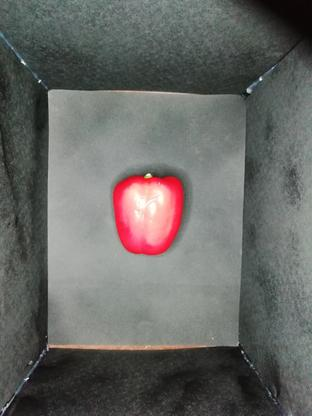
#> input picture images/BellPepper_resized/healthy_1.jpg, 312 x 416 px; its folder holds only this picture in this run
$ python test.py
#> lines starting #> are read from the running program, lines starting #| are printed output that depends on the picture
import numpy as np
import matplotlib.pyplot as plt
from scipy.fft import fft2, fftshift
from scipy.ndimage import sobel
import imageio.v2 as imageio
import os
import csv

# Function to compute and return FFT spectrum
def compute_fft_spectrum(image_path):
    # Load the image
#> called with image_path = 'images/BellPepper_resized/healthy_1.jpg'
    Bichoo_RGB = imageio.imread(image_path)
#> Bichoo_RGB is the input picture: shape (416, 312, 3); mean R, G, B 103, 102.8, 100
    M, N, _ = Bichoo_RGB.shape
#> M = 416; N = 312

    # Extract RGB channels and convert to double
    R_i = Bichoo_RGB[:, :, 0].astype(np.float64)
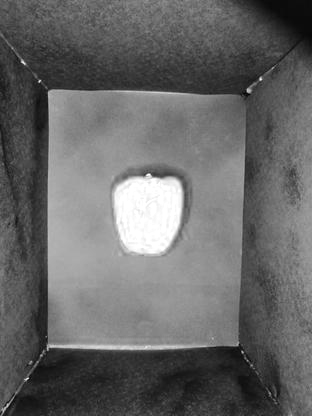
#> R_i: shape (416, 312) float64; min 0, max 255, mean 103
    G_j = Bichoo_RGB[:, :, 1].astype(np.float64)
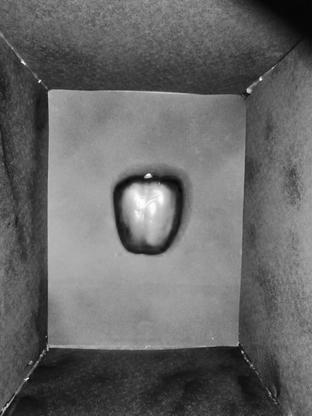
#> G_j: shape (416, 312) float64; min 0, max 255, mean 102.8
    B_k = Bichoo_RGB[:, :, 2].astype(np.float64)

    # Compute FT(R*i)
    haproof = fft2(R_i)
    z = 1j  # imaginary unit
    hctemp = B_k * z
    hdtemp = G_j
    sumgb = hdtemp + hctemp

    # Compute FT(G + B*i)
    hbproof = fft2(sumgb)
    hbtemp = hbproof * z

    # Combine FT results
    QFT = haproof + hbtemp
    cQFT = fftshift(QFT)
    pQFT = np.abs(cQFT)

    return pQFT

# Function to compute statistics
def compute_statistics(spectrum):
    max_val = np.max(spectrum)
#> max_val = 13354475.2
    min_val = np.min(spectrum)
#> min_val = 2.85
    std_val = np.std(spectrum)
#> std_val = 41162.5
    return max_val, min_val, std_val

# Function to extract label from file name
def extract_label_from_filename(filename):
    if 'healthy' in filename:
        return 'healthy'
    elif 'overripe' in filename:
        return 'overripe'
    elif 'rotten' in filename:
        return 'rotten'
    else:
        return 'unknown'

# Process multiple images
image_folder = 'images/BellPepper_resized'
image_files = [os.path.join(image_folder, f) for f in os.listdir(image_folder) if f.endswith('.jpg')]

statistics_list = []
labels = []

for image_file in image_files:
    spectrum = compute_fft_spectrum(image_file)
    stats = compute_statistics(spectrum)
#> stats = (13354475.2, 2.85, 41162.5)
    statistics_list.append(stats)
    label = extract_label_from_filename(os.path.basename(image_file))
    labels.append(label)

# Save statistics to a single CSV
output_file = 'output/spectrum_statistics.csv'
os.makedirs('output', exist_ok=True)

with open(output_file, 'w', newline='') as csvfile:
    csvwriter = csv.writer(csvfile)
    csvwriter.writerow(['Image Index', 'Max Value', 'Min Value', 'Standard Deviation', 'Label'])
    for idx, (stats, label) in enumerate(zip(statistics_list, labels), start=1):
        max_val, min_val, std_val = stats
        csvwriter.writerow([idx, max_val, min_val, std_val, label])
#> this loop made 1 pass
#> (idx, label, max_val, min_val, std_val) on pass 1: (1, 'healthy', 13354475.2, 2.85, 41162.5)

print('Exportación de estadísticas a un único archivo CSV completada.')

$ run again, on images/BellPepper_resized/healthy_14.jpg
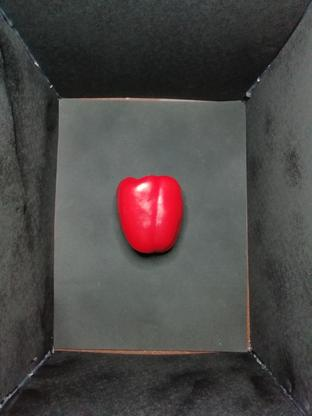
#> input picture images/BellPepper_resized/healthy_14.jpg, 312 x 416 px
#> in compute_fft_spectrum, Bichoo_RGB is the input picture: shape (416, 312, 3); mean R, G, B 75.9, 71.6, 70.3
#> in compute_fft_spectrum, `R_i = Bichoo_RGB[:, :, 0].astype(np.float64)`:
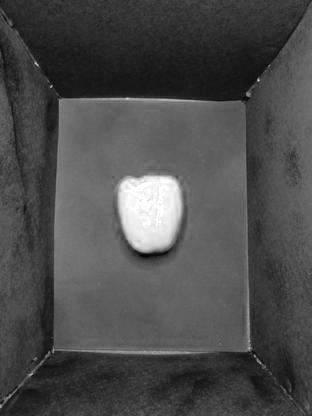
#> R_i: shape (416, 312) float64; min 1, max 255, mean 75.9
#> in compute_fft_spectrum, `B_k = Bichoo_RGB[:, :, 2].astype(np.float64)`:
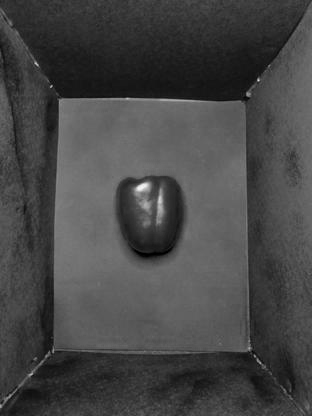
#> B_k: shape (416, 312) float64; min 0, max 244, mean 70.3
#> in compute_statistics, `max_val = np.max(spectrum)`: max_val = 9317824
#> in compute_statistics, `min_val = np.min(spectrum)`: min_val = 2.27
#> in compute_statistics, `std_val = np.std(spectrum)`: std_val = 29902.9
#> `stats = compute_statistics(spectrum)`: stats = (9317824, 2.27, 29902.9)
#> the loop `for idx, (stats, label) in enumerate(zip(statistics_list, labels), sta..` made 1 pass
#> (idx, label, max_val, min_val, std_val) on pass 1: (1, 'healthy', 9317824, 2.27, 29902.9)
